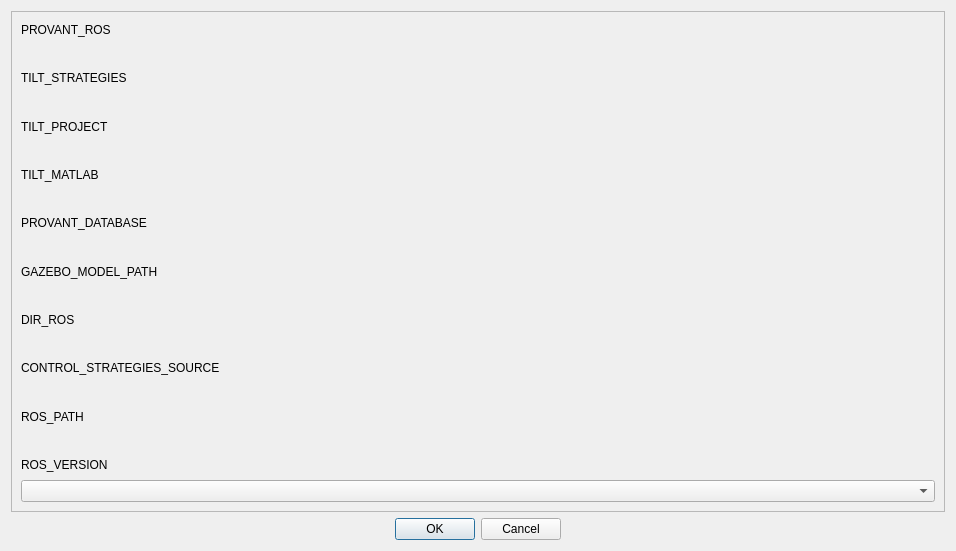
<?xml version="1.0" encoding="UTF-8"?>
<ui version="4.0">
 <class>ApplicationSettingsDialog</class>
 <widget class="QDialog" name="ApplicationSettingsDialog">
  <property name="geometry">
   <rect>
    <x>0</x>
    <y>0</y>
    <width>956</width>
    <height>551</height>
   </rect>
  </property>
  <property name="windowTitle">
   <string>Dialog</string>
  </property>
  <layout class="QVBoxLayout" name="verticalLayout_2">
   <item>
    <widget class="QScrollArea" name="scrollArea">
     <property name="widgetResizable">
      <bool>true</bool>
     </property>
     <widget class="QWidget" name="scrollAreaWidgetContents">
      <property name="geometry">
       <rect>
        <x>0</x>
        <y>0</y>
        <width>919</width>
        <height>494</height>
       </rect>
      </property>
      <layout class="QVBoxLayout" name="verticalLayout">
       <item>
        <widget class="QLabel" name="provantRosLabel">
         <property name="text">
          <string>PROVANT_ROS</string>
         </property>
         <property name="buddy">
          <cstring>provantROSWidget</cstring>
         </property>
        </widget>
       </item>
       <item>
        <widget class="FileBrowserWidget" name="provantROSWidget" native="true"/>
       </item>
       <item>
        <widget class="QLabel" name="tiltStrategiesLabel">
         <property name="text">
          <string>TILT_STRATEGIES</string>
         </property>
         <property name="buddy">
          <cstring>tiltStrategiesWidget</cstring>
         </property>
        </widget>
       </item>
       <item>
        <widget class="FileBrowserWidget" name="tiltStrategiesWidget" native="true"/>
       </item>
       <item>
        <widget class="QLabel" name="tiltProjectLabel">
         <property name="text">
          <string>TILT_PROJECT</string>
         </property>
         <property name="buddy">
          <cstring>tiltProjectWidget</cstring>
         </property>
        </widget>
       </item>
       <item>
        <widget class="FileBrowserWidget" name="tiltProjectWidget" native="true"/>
       </item>
       <item>
        <widget class="QLabel" name="tiltMatlabLabel">
         <property name="text">
          <string>TILT_MATLAB</string>
         </property>
         <property name="buddy">
          <cstring>tiltMatlabWidget</cstring>
         </property>
        </widget>
       </item>
       <item>
        <widget class="FileBrowserWidget" name="tiltMatlabWidget" native="true"/>
       </item>
       <item>
        <widget class="QLabel" name="provantDatabaseLabel">
         <property name="text">
          <string>PROVANT_DATABASE</string>
         </property>
         <property name="buddy">
          <cstring>provantDatabaseWidget</cstring>
         </property>
        </widget>
       </item>
       <item>
        <widget class="FileBrowserWidget" name="provantDatabaseWidget" native="true"/>
       </item>
       <item>
        <widget class="QLabel" name="gazeboModelPathLabel">
         <property name="text">
          <string>GAZEBO_MODEL_PATH</string>
         </property>
         <property name="buddy">
          <cstring>gazeboModelWidget</cstring>
         </property>
        </widget>
       </item>
       <item>
        <widget class="FileBrowserWidget" name="gazeboModelWidget" native="true"/>
       </item>
       <item>
        <widget class="QLabel" name="dirRosLabel">
         <property name="text">
          <string>DIR_ROS</string>
         </property>
         <property name="buddy">
          <cstring>dirRosWidget</cstring>
         </property>
        </widget>
       </item>
       <item>
        <widget class="FileBrowserWidget" name="dirRosWidget" native="true"/>
       </item>
       <item>
        <widget class="QLabel" name="controlStrategiesSourceLabel">
         <property name="text">
          <string>CONTROL_STRATEGIES_SOURCE</string>
         </property>
         <property name="buddy">
          <cstring>controlStrategiesSourceWidget</cstring>
         </property>
        </widget>
       </item>
       <item>
        <widget class="FileBrowserWidget" name="controlStrategiesSourceWidget" native="true"/>
       </item>
       <item>
        <widget class="QLabel" name="rosPathLabel">
         <property name="text">
          <string>ROS_PATH</string>
         </property>
        </widget>
       </item>
       <item>
        <widget class="FileBrowserWidget" name="rosPathWidget" native="true"/>
       </item>
       <item>
        <widget class="QLabel" name="rosVersionLabel">
         <property name="text">
          <string>ROS_VERSION</string>
         </property>
        </widget>
       </item>
       <item>
        <widget class="QComboBox" name="rosVersionWidget"/>
       </item>
      </layout>
     </widget>
    </widget>
   </item>
   <item>
    <widget class="QDialogButtonBox" name="buttonBox">
     <property name="orientation">
      <enum>Qt::Horizontal</enum>
     </property>
     <property name="standardButtons">
      <set>QDialogButtonBox::Cancel|QDialogButtonBox::Ok</set>
     </property>
     <property name="centerButtons">
      <bool>true</bool>
     </property>
    </widget>
   </item>
  </layout>
 </widget>
 <customwidgets>
  <customwidget>
   <class>FileBrowserWidget</class>
   <extends>QWidget</extends>
   <header>Widgets/filebrowserwidget.h</header>
   <container>1</container>
  </customwidget>
 </customwidgets>
 <resources/>
 <connections>
  <connection>
   <sender>buttonBox</sender>
   <signal>accepted()</signal>
   <receiver>ApplicationSettingsDialog</receiver>
   <slot>accept()</slot>
   <hints>
    <hint type="sourcelabel">
     <x>227</x>
     <y>523</y>
    </hint>
    <hint type="destinationlabel">
     <x>157</x>
     <y>274</y>
    </hint>
   </hints>
  </connection>
  <connection>
   <sender>buttonBox</sender>
   <signal>rejected()</signal>
   <receiver>ApplicationSettingsDialog</receiver>
   <slot>reject()</slot>
   <hints>
    <hint type="sourcelabel">
     <x>295</x>
     <y>529</y>
    </hint>
    <hint type="destinationlabel">
     <x>286</x>
     <y>274</y>
    </hint>
   </hints>
  </connection>
 </connections>
</ui>
